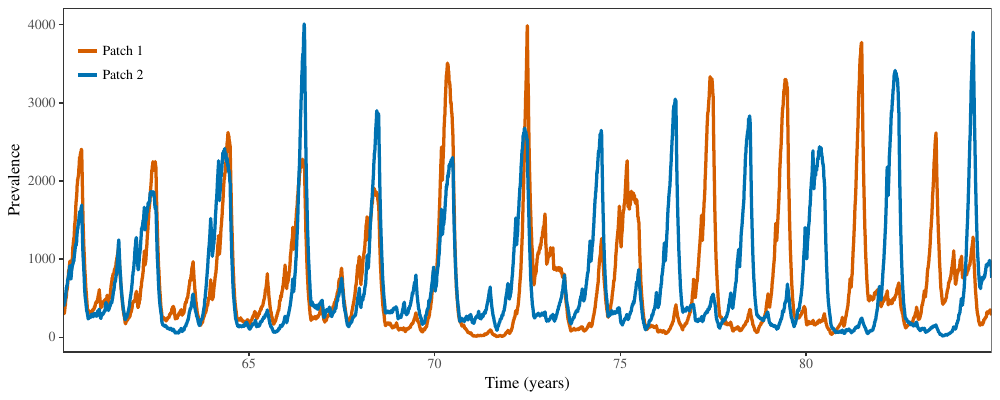

Write the R code that produced this figure.
library(tidyr)
library(dplyr)
library(ggplot2); theme_set(theme_bw(base_size = 12,
                                     base_family = "Times"))

library(Rcpp)
library(gridExtra)
source("params.R")
sourceCpp("SIRmodel_npatch.cpp")

if (.Platform$OS.type=="windows") {
    windowsFonts(Times=windowsFont("Times"))
} 

pp3 <- base.params
pp3[["R0"]] <- 17.0

init <- initfun(pp3, 2, T)
m <- 0.001
M <- matrix(c(1-m, m, m, 1-m), 2, 2)

set.seed(10)
df4 <- SIRmodel_npatch_stochastic(pp3, init, M, term_time)

simdf3 <- list(
    patch1=data.frame(
        time=df4$time,
        I=df4$I[,1]
    ),
    patch2=data.frame(
        time=df4$time,
        I=df4$I[,2]
    )
) %>%
    bind_rows(.id="patch") %>%
    gather(key, value, -time, -patch) %>%
    filter(time > 60, time < 85)

gex <- ggplot(simdf3) +
    geom_line(aes(time, value, col=patch), lwd=1.1) +
    scale_x_continuous("Time (years)", expand=c(0, 0)) +
    scale_y_continuous("Prevalence") +
    scale_color_manual(labels=c("Patch 1", "Patch 2"), values=c(1, 2)) +
    theme(
        panel.grid = element_blank(),
        legend.title = element_blank(),
        legend.position = c(0.05, 0.85)
    )

ggsave("stochastic_illustrate.pdf", gex, width=10, height=4)


